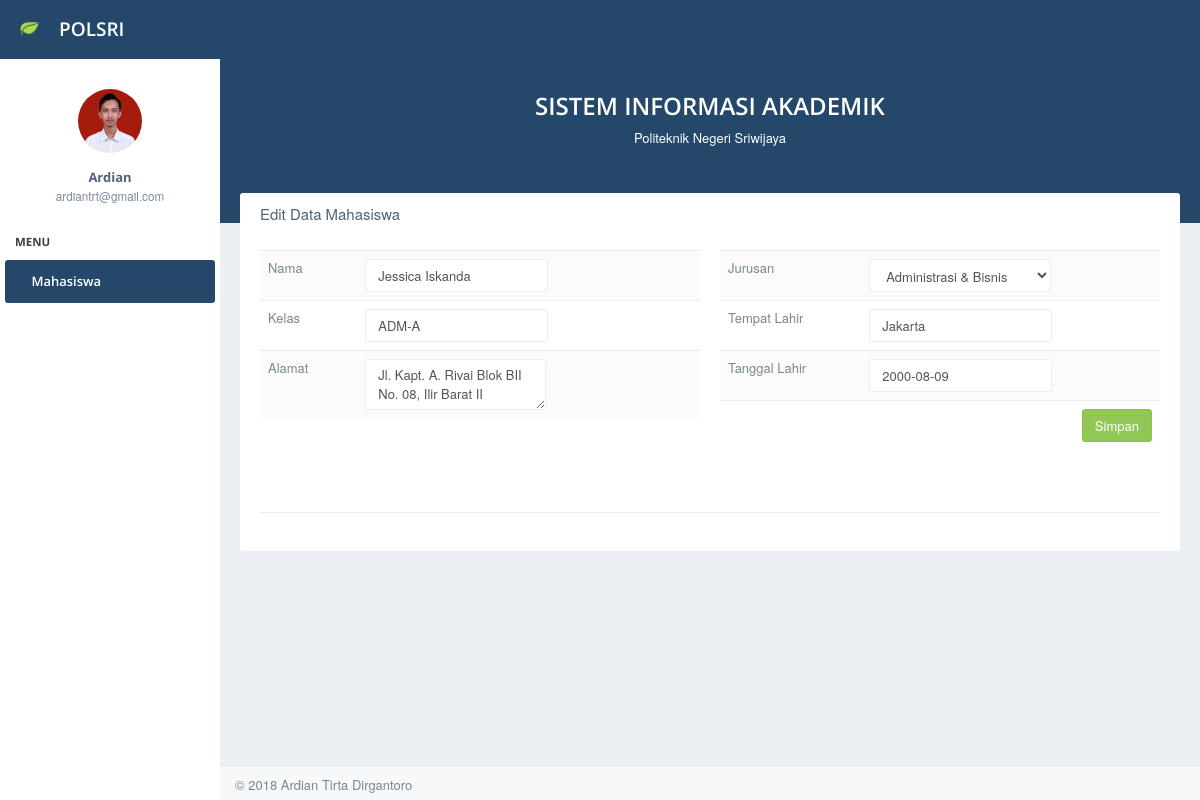
Screenshot of /mhs_update.php?id=7 with the database file from the repository.
### tables this page shows
CREATE TABLE `t_mahasiswa` (
  `mhs_id` int(3) NOT NULL AUTO_INCREMENT,
  `mhs_name` varchar(50) DEFAULT NULL,
  `mhs_class` varchar(25) DEFAULT NULL,
  `mhs_address` varchar(255) DEFAULT NULL,
  `mhs_major` varchar(50) DEFAULT NULL,
  `mhs_birth_place` varchar(50) DEFAULT NULL,
  `mhs_birth_date` date DEFAULT NULL,
  PRIMARY KEY (`mhs_id`)
);

### mhs_update.php (the view, shortened to what this page needs)
<!DOCTYPE html>
<html lang="en">
<body>
    <div id="container" class="effect aside-float aside-bright mainnav-lg">
        <div class="boxed">
            <div id="content-container">
                <div id="page-head">
                        <div class="pad-all text-center">
                            <h3>SISTEM INFORMASI AKADEMIK</h3>
                            <p>Politeknik Negeri Sriwijaya</p>
                        </div>
                </div>
                <div id="page-content">
					    <div class="row">
					        <div class="col-xs-12">
					            <div class="panel">
					                <div class="panel-heading">
					                    <h3 class="panel-title">Edit Data Mahasiswa</h3>
					                </div>
					                <div class="panel-body">
					                    <div class="pad-btm form-inline">
					                       <?php
                                                include "db/config.php";
                                                $id = $_GET['id'];
                                                $sql = "SELECT * FROM t_mahasiswa WHERE mhs_id = ".$id."";
                                                $result = $conn->query($sql);
                                                if ($result->num_rows > 0) {
                                                    while($row = $result->fetch_array()) {
                                           ?>
                                            <form action ="db/mhs_update.php" method = "post">
                                            <div class="row" id="mhsForm">
                                                <div class="col-sm-6 table-toolbar-left">
                                                     <div class="table-responsive">
                                                         <table class="table table-striped">
                                                            <tr>
                                                                <td>Nama</td>
                                                                <td><input type="text" class="form-control" name="mhs_name" id="mhs_name" value="<?php echo $row['mhs_name'] ?>"></td>
                                                             </tr>
                                                             <tr>
                                                                <td>Kelas</td>
                                                                <td><input type="text" class="form-control" name="mhs_class" id="mhs_class" value="<?php echo $row['mhs_class'] ?>"></td>
                                                             </tr>
                                                             <tr>
                                                                <td>Alamat</td>
                                                                <td><textarea class="form-control" name="mhs_address" id="mhs_address"><?php echo $row['mhs_address'] ?></textarea></td>
                                                             </tr>
                                                         </table>
					                                </div>
                                                </div>
                                                <div class="col-sm-6 table-toolbar-left">
                                                     <div class="table-responsive">
                                                         <table class="table table-striped">
                                                            <tr>
                                                                <td>Jurusan</td>
                                                                <td>
                                                                    <select class="form-control" name="mhs_major" id="mhs_major" >
                                                                        <option value="Administrasi & Bisnis"<?php if($row['mhs_major'] == 'Administrasi & Bisnis') { ?> selected="selected"<?php } ?>>Administrasi & Bisnis</option>
                                                                    </select>
                                                                </td>
                                                             </tr>
                                                             <tr>
                                                                <td>Tempat Lahir</td>
                                                                <td><input type="text" class="form-control" name="mhs_birth_place" id="mhs_birth_place" value="<?php echo $row['mhs_birth_place'] ?>"></td>
                                                             </tr>
                                                             <tr>
                                                                <td>Tanggal Lahir</td>
                                                                <td><input type="text" class="form-control" placeholder="yyyy-mm-dd" name="mhs_birth_date" id="mhs_birth_date" value="<?php echo $row['mhs_birth_date'] ?>"></td>
                                                             </tr>
                                                              <tr>
                                                                <td></td>
                                                                <td class="text-right">
                                                                    <input type="submit" value ="Simpan" id="btnSave" class="btn btn-success">
                                                                </td>
                                                             </tr>
                                                         </table>
					                                </div>
                                                </div>
                                            </div>
                                            </form>
                                            <?php } }?>
					                    </div>
					                    <hr class="new-section-xs">
					                </div>
					            </div>
					        </div>
					    </div>
                </div>
            </div>
        </div>
    </div>
</body>
</html>

### rows the page displays
t_mahasiswa: mhs_name "Jessica Iskanda", mhs_class "ADM-A", mhs_address "Jl. Kapt. A. Rivai Blok BII No. 08, Ilir Barat II", mhs_major "Administrasi & Bisnis", mhs_birth_place "Jakarta", mhs_birth_date "2000-08-09"
